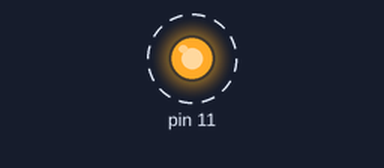
Simulated run of this sketch. Board: Arduino Uno, built with avr-gcc and run on an emulated ATmega328P. On the bench: output pins drawn as LEDs (lit = HIGH). Dashed ring = blinking.

Above: at 0.5 s.
Timing chart, 0 to 4.6 s (numbered marks = the images above):
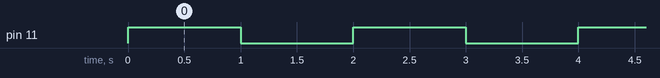

The sketch:

piscarLed.ino
```cpp
void setup()
{
  //Define a porta do led como saida
  pinMode(11, OUTPUT);
}

void loop()
{
  //Acende o led
  digitalWrite(11, HIGH);

  //Aguarda intervalo de tempo em milissegundos
  delay(1000);

  //Apaga o led
  digitalWrite(11, LOW);

  //Aguarda intervalo de tempo em milissegundos
  delay(1000);
}
```

Measured:
- by itself, pin 11: alternates HIGH for 1.0 s and LOW for 1.0 s
